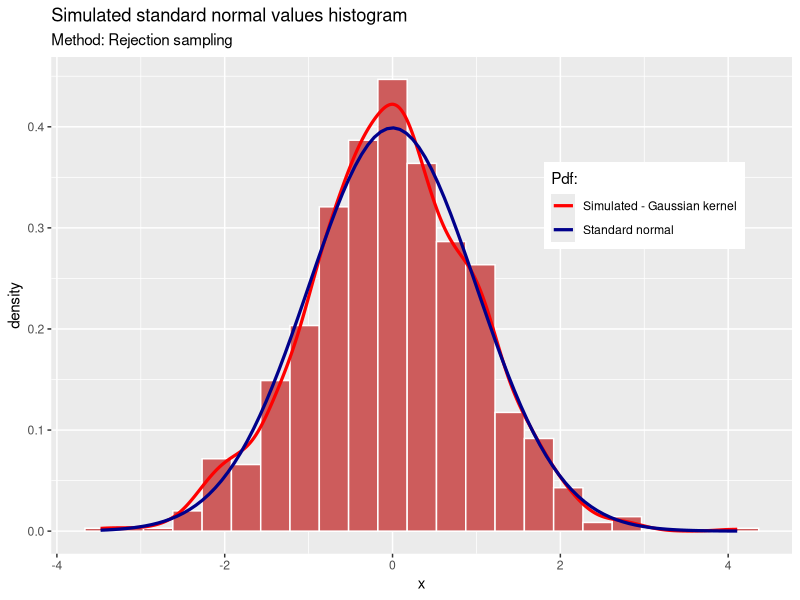
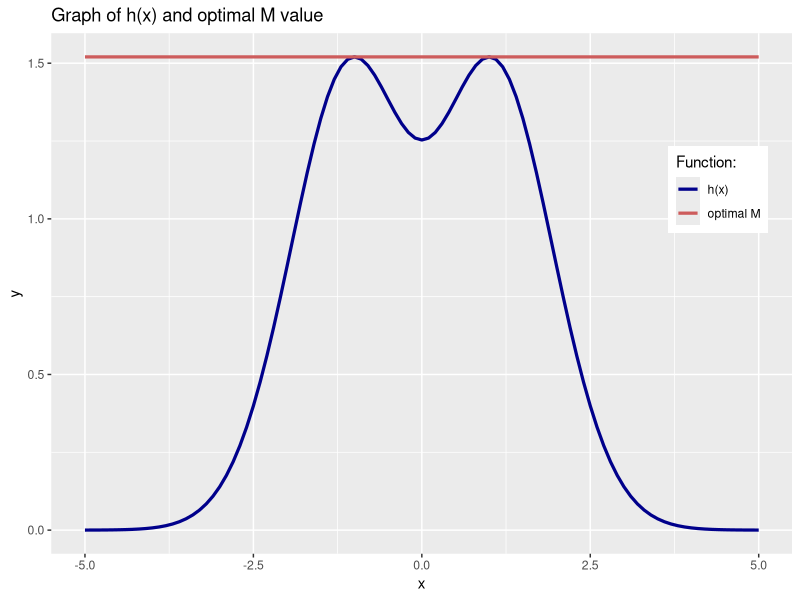
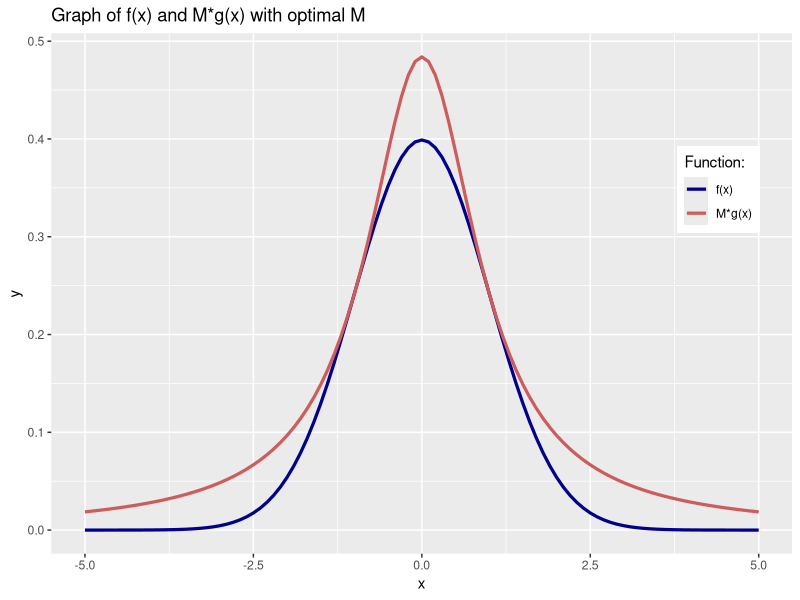

The R script that drew these images, in order:
# 1.a - Rejection Sampling
# Sample from N(0,1) using utilizing a Cauchy proposal distribution

set.seed(42) # generate reproducible results across runs


# --- IMPORTS ---
library(ggplot2)


# --- FUNCTIONS ---

# returns Cauchy sample derived from transformed inverse sample
cauchy_sampling <- function(uniform_sample) {
  transformed_sample <- tan(pi * (uniform_sample-1/2))
  return(transformed_sample)
}

# f(x)
f <- function(x) {
  return((1/sqrt(2*pi))*exp(-x^2/2))
}

# g(x)
g <- function(x) {
  return(1/(pi*(1+x^2)))
}

# acceptance probability 
acceptance_prob <- function(M, sample) {
  probability <- f(sample)/(M*g(sample)) # acceptance probability
  return(probability)
}

# --- MAIN ---
M = sqrt(2*pi/exp(1)) # optimal M constant multiplier
num_total_samples = 0 # counter of total samples generated
num_accepted_samples = 0 # counter of samples accepted (<= total)
required_samples = 1000 # number of accepted samples to be generated
accepted_samples = c() # save accepted samples' values

while (num_accepted_samples < required_samples){
  num_total_samples = num_total_samples + 1 # calculate all samples generated
  uniform_sample = runif(1, min=0, max=1) # sample from uniform distribution
  cauchy_sample = cauchy_sampling(uniform_sample) # transform to get cauchy sample
  accept_probability = acceptance_prob(M, cauchy_sample) # acceptance prob
  uniform_probability = runif(1, min=0, max=1) # gerete number in [0,1]
  if (accept_probability >= uniform_probability){
    num_accepted_samples  = num_accepted_samples + 1
    accepted_samples = append(accepted_samples, cauchy_sample)
  }
}


# --- PLOTTING ---

opt_h <- 3.491 * 1 * required_samples^(-1/3) # Normal dist, optimal bin width

# convert accepted samples list to df to use ggplot
df <- data.frame(x = accepted_samples)

figure <- ggplot(data=df, aes(x)) +
    geom_histogram(
      binwidth = opt_h, # bin width = optimal
      aes(y = ..density..),
      color = "white", # histogram bins borders
      fill = "indianred" # histogram bins fill color
    ) +
    geom_density(size=1.1,  # plot simulated distribution curve
                 kernel="gaussian",
                 mapping = aes(color="Simulated"),
                 key_glyph = draw_key_path) +
    stat_function(fun = f, # plot N(0,1) pdf curve  
                  size=1.1, 
                  mapping = aes(color="Standard normal"),
                  key_glyph = draw_key_path) + 
    scale_color_manual(name = "Pdf:",
                     values = c("red", "darkblue"), # Color specification
                     labels = c("Simulated - Gaussian kernel", "Standard normal")) +
    theme(legend.position = c(0.8, 0.7)) +
    labs(title = "Simulated standard normal values histogram",
         subtitle = "Method: Rejection sampling") # title

figure # show figure


# show h(x)=f(x)/g(x) that is used to select the best M
x = seq(-5, 5, 0.05) # create a sequence from -5 to 5 with step 0.05
h <- function(x) f(x)/g(x) # define h function
h_values = h(x) # caluclate the values in order to find max
max_h = max(h_values) # get M as the maximum value of h
M_func <- function(x) max_h # define M constant function

figure2 <- ggplot(data = data.frame(x=x), mapping = aes(x=x)) +
  stat_function(fun=h, mapping = aes(color="h(x)"), size=1.1) +
  stat_function(fun=M_func, mapping = aes(color="optimal M"), size=1.1) +
  scale_color_manual(name = "Function:",
                     values = c("darkblue", "indianred"), # Color specification
                     labels = c("h(x)", "optimal M")) +
  theme(legend.position = c(0.9, 0.7)) +
  labs(title = "Graph of h(x) and optimal M value") # title


figure2 # show figure


# show f(x) and M_optimal * g(x) in a single plot 
G <- function(x) max_h * g(x) # G = M*g(x)

figure3 <- ggplot(data = data.frame(x=x), mapping = aes(x=x)) +
  stat_function(fun=f, mapping = aes(color="f(x)"), size=1.1) +
  stat_function(fun=G, mapping = aes(color="M*g(x)"), size=1.1) +
  scale_color_manual(name = "Function:",
                     values = c("darkblue", "indianred"), # Color specification
                     labels = c("f(x)", "M*g(x)")) +
  theme(legend.position = c(0.9, 0.7)) +
  labs(title = "Graph of f(x) and M*g(x) with optimal M") # title


figure3 # show figure


# --- PRINTING RESULTS ---
# Results of simulation
deviation = round(100*abs(round(100*num_accepted_samples/num_total_samples,2)-
                            round(100*1/M, 2))/round(100*1/M, 2), 2)
accpt_prob = round(100*num_accepted_samples/num_total_samples,2)

# print(paste("SIMULATION RESULTS"))
# print(paste("Total number of samples generated:", num_total_samples))
# print(paste("Total number of samples accepted:", num_accepted_samples))
# print(paste("Simulation acceptance probability:", accpt_prob, "%"))
# print(paste("Theoretical acceptance probability:", round(100*1/M, 2), "%"))
# 
# print(paste("Deviation of simulation acceptance probability from theoretical:",
#             deviation, "%"))
# print(paste("Estimation for mean from accepted samples:", mean(accepted_samples)))
# print(paste("Estimation for standard deviation from accepted samples:", 
#             sd(accepted_samples)))
#   


cat(sprintf("SIMULATION RESULTS
Total number of samples generated: %d
Total number of samples accepted: %d
Simulation acceptance probability (SAP): %.2f %%
Theoretical acceptance probability (TAP): %.2f %%
Deviation of SAP from TAP: %.2f %%
Estimation for mean from accepted sample points: %.4f
Estimation for standard deviation from accepted sample points: %.4f",
num_total_samples,
num_accepted_samples,
accpt_prob,
round(100*1/M, 2),
deviation,
mean(accepted_samples),
sd(accepted_samples)))
